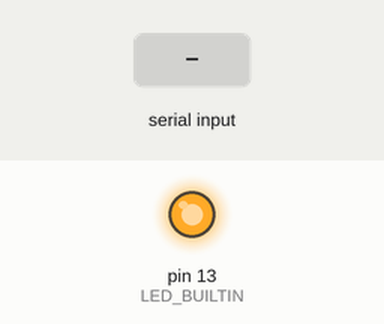
Recording of a sketch running on a simulated Arduino Uno, built with avr-gcc and run on an emulated ATmega328P. Shown: output pins drawn as LEDs (lit = HIGH). Dashed ring = blinking. Inputs (shaded band) come from the test bench. What the sketch prints to the serial monitor is not drawn.

Above: at 0.1 s.
At 2.2 s:
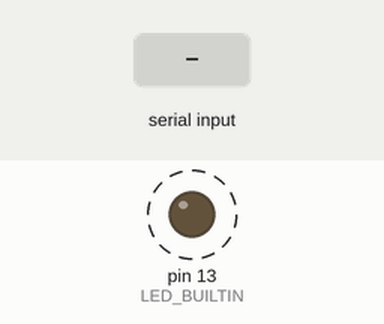
2.3 s: "ping\n" received over Serial
4.5 s: "time\n" received over Serial
Timing chart, 0 to 12.5 s (numbered marks = the images above; inputs shaded):
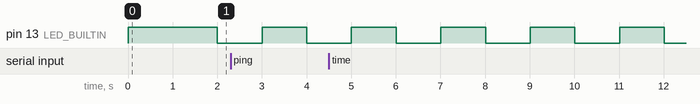

The sketch:

embedded.ino
```cpp
/**
 * @brief Demo Two Month Pico code. Blinks an LED and responds to a few basic serial commands.
 *
 */

const uint32_t BLINK_INTERVAL = 1000;
uint32_t lastBlink = 0;
bool ledState = false;

void setup() {
  // Initialize LED_BUILTIN as an output
  pinMode(LED_BUILTIN, OUTPUT);
  // Turn LED on for initialization
  digitalWrite(LED_BUILTIN, !ledState);

  // Configure serial transport
  Serial.begin(115200);
  delay(1000);

  // Turn LED off after serial initialization
  digitalWrite(LED_BUILTIN, ledState);
}

void loop() {
  // Blink
  if (millis() - lastBlink > BLINK_INTERVAL) {
    lastBlink = millis();
    ledState = !ledState;
    digitalWrite(LED_BUILTIN, ledState);
  }

  // Respond to serial commands
  if (Serial.available()) {
    String command = Serial.readStringUntil('\n');
    command.trim();

    if (command == "led_on") {
      digitalWrite(LED_BUILTIN, HIGH);
    } else if (command == "led_off") {
      digitalWrite(LED_BUILTIN, LOW);
    } else if (command == "ping") {
      Serial.println("pong");
    } else if (command == "time") {
      Serial.println(millis());
    }
  }
}
```

Measured:
- by itself, pin 13 (LED_BUILTIN): alternates HIGH for 1.0 s and LOW for 1.0 s
